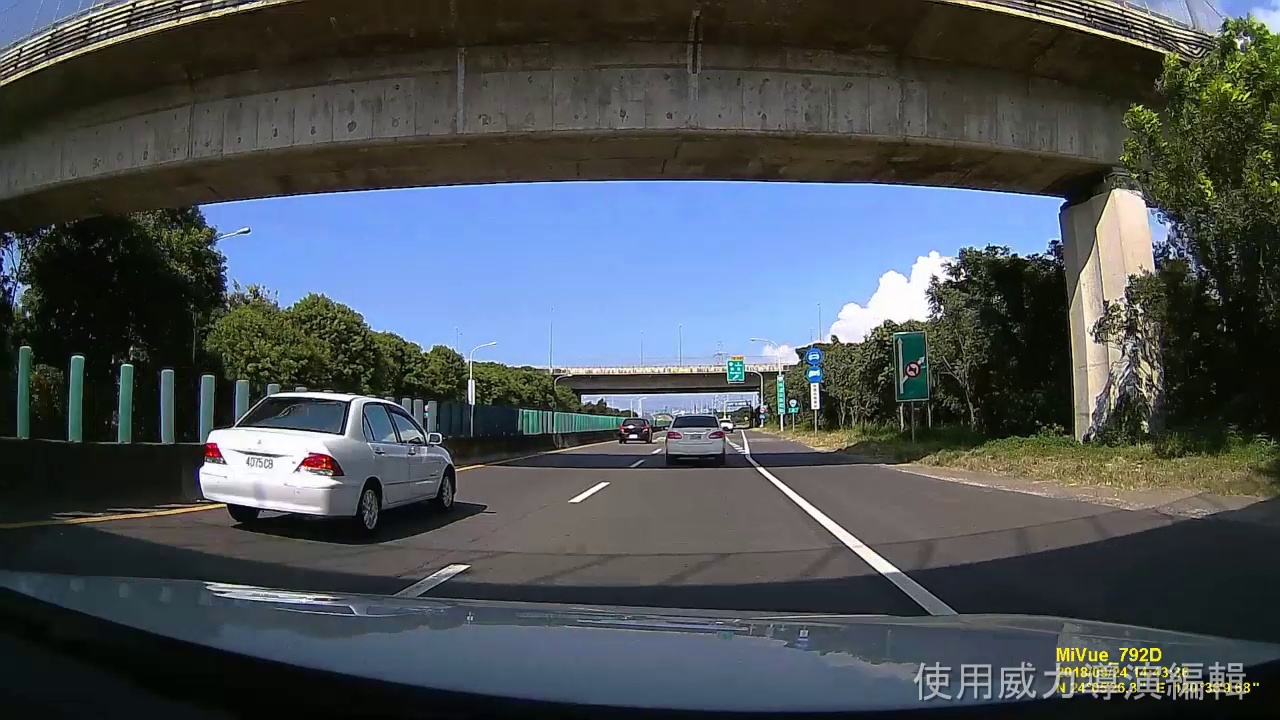
//> input picture optical_flow/images/save_104.jpg, 1280 x 720 px
$ ./main   (built with g++ and OpenCV 4)
//> lines starting //> are read from the running program, lines starting //| are printed output that depends on the picture; after the words box and inside, x2 and y2 are one past the last pixel; in counts of white or black regions, pixels touching at a corner belong together
#include <iostream>

#include "opencv2/opencv.hpp"
#include "opencv2/core.hpp"
#include "opencv2/features2d.hpp"
#include "opencv2/xfeatures2d.hpp"
#include "opencv2/highgui.hpp"

using namespace std;
using namespace cv;
using namespace cv::xfeatures2d;

int main()
{
	  // -- Step 1: read image
    Mat image1, image2;
    image1 = imread("../images/save_104.jpg", CV_LOAD_IMAGE_COLOR);   // Read the file
//> image1 is the input picture: 720 rows x 1280 cols, CV_8UC3; mean B, G, R 85.2, 80.5, 73.7
    image2 = imread("../images/save_105.jpg", CV_LOAD_IMAGE_COLOR);   // Read the file
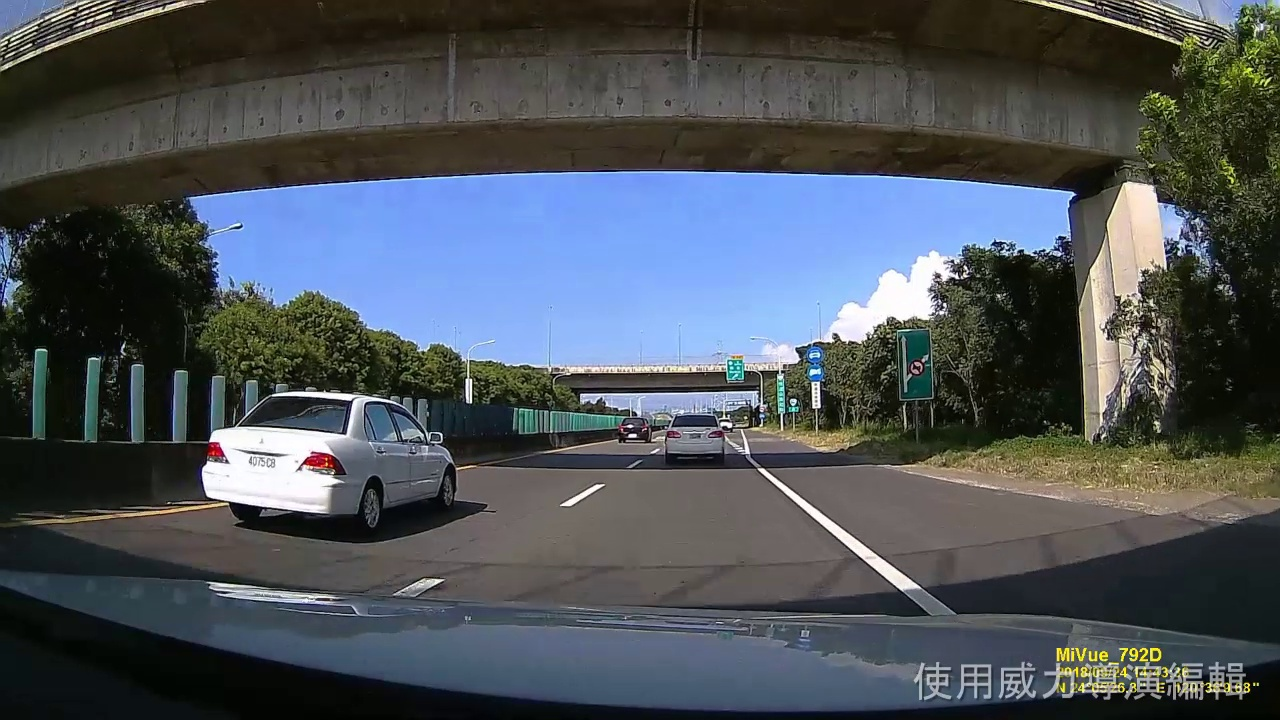
//> input picture optical_flow/images/save_105.jpg, 1280 x 720 px
//> image2 is the input picture: 720 rows x 1280 cols, CV_8UC3; mean B, G, R 88.2, 82.4, 75.9

    if(! image1.data || ! image2.data)
    {
        cout <<  "Could not open or find the image1 or image2" << std::endl ;
        return -1;
    }

  	//-- Step 2: Detect the keypoints using SURF/ORB/FAST Detector
  	//Ptr<SURF> detector = SURF::create( 1200 );
  	//Ptr<FeatureDetector> detector = ORB::create();
    Ptr<FastFeatureDetector> detector=FastFeatureDetector::create(300);
  	std::vector<KeyPoint> keypoints1;
  	detector->detect( image1, keypoints1 );
//> keypoints1 = 4751 keypoints; strongest (x, y, size): (1038, 5, 7), (1254, 684, 7), (1207, 691, 7), (125, 24, 7)

    // --Step3: feature matching by optical flow
  	vector<Point2f> points1;
	  for (int i = 0; i < keypoints1.size(); i++)
    {
        if(keypoints1[i].pt.y<570)
          points1.push_back(keypoints1[i].pt);
    }
//> after the loop, points1 = 4207 Points (x, y), first 12: [103, 3], [227, 3], [269, 3], [964, 3], [1124, 3], [1127, 3], [1145, 3], [105, 4], [199, 4], [210, 4], [247, 4], [1032, 4]

    // [7 lines of commented-out code are left out]
    vector<Point2f> points2;
  	vector<uchar> status;
    vector<float> err;
  	calcOpticalFlowPyrLK(image1, image2, points1, points2, status, err);
//> points2 = 4207 Points (x, y), first 12: [84.85, -6.79], [154.6, 3.9], [192, 2.55], [1037.6, 2.6], [1127.2, -24.78], [1131.5, -24.31], [1161.1, -5.36], [87.49, -5.95], [172.6, -6.62], [121, 11.18], [83.66, 31.74], [1108.9, 8.87]; status = 4207 values, max 1 at index 0, min 0 at index 4, mean 0.974; err = 4207 values, max 91.54 at index 21, min 0 at index 4, mean 16.39

  	for(int i=0; i<points2.size(); i++)
  	{
        cv::circle(image1, points1[i], 2, Scalar(0,0,255), -1);
        cv::circle(image2, points2[i], 2, Scalar(255,0,0), -1);
  	    arrowedLine(image2, Point(points1[i].x, points1[i].y), Point(points2[i].x, points2[i].y), Scalar(0,255,255), 1);
  	}
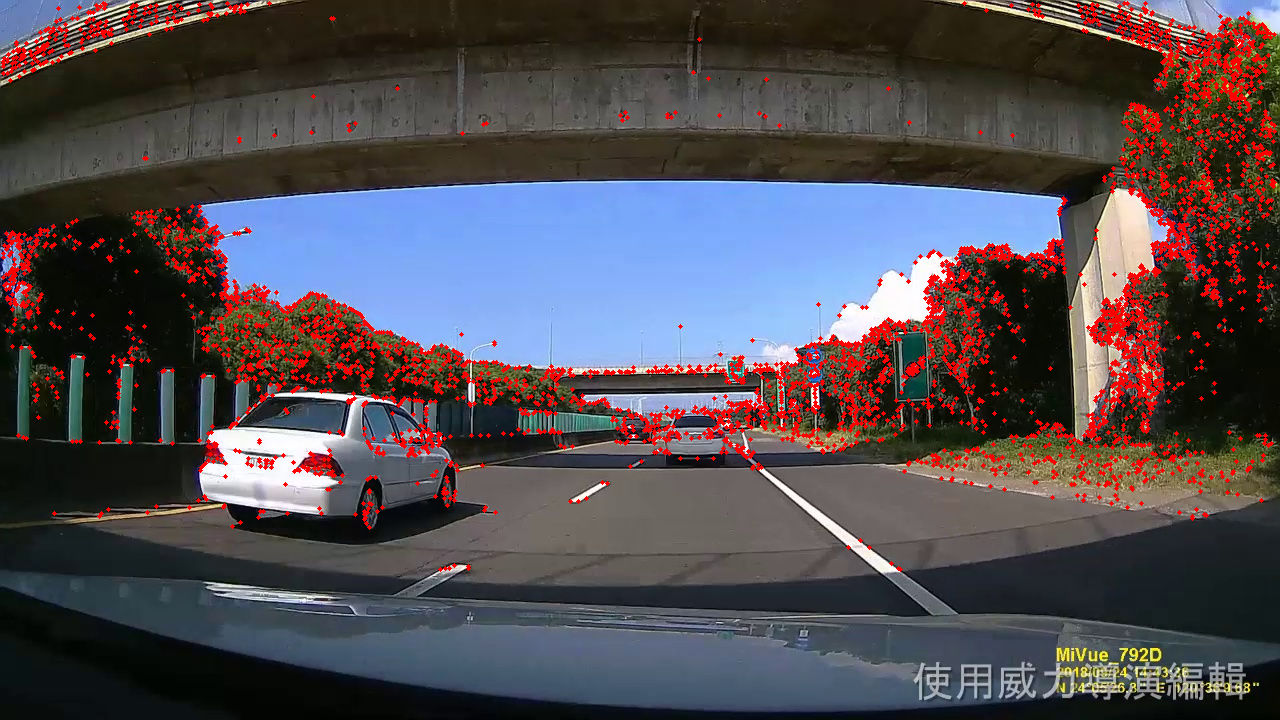
//> image1: 720 rows x 1280 cols, CV_8UC3; 5.35% of pixels changed, all inside (x1, y1, x2, y2) = (1, 1, 1277, 572)
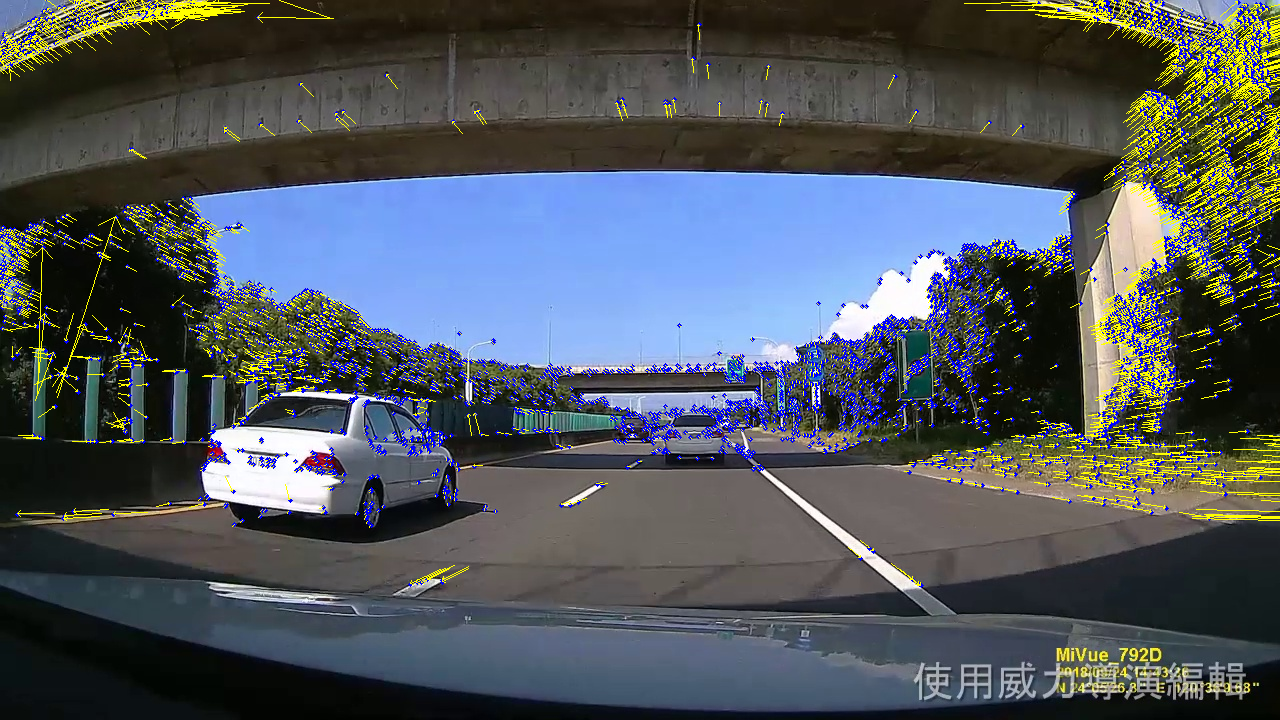
//> image2: 720 rows x 1280 cols, CV_8UC3; mean B, G, R 91.4, 85.8, 79.6

  	// //-- Step 4: Show detected (drawn) keypoints
  	imshow("image1", image1 );
    imshow("image2", image2 );

    waitKey(0);
	  return 0;
}
